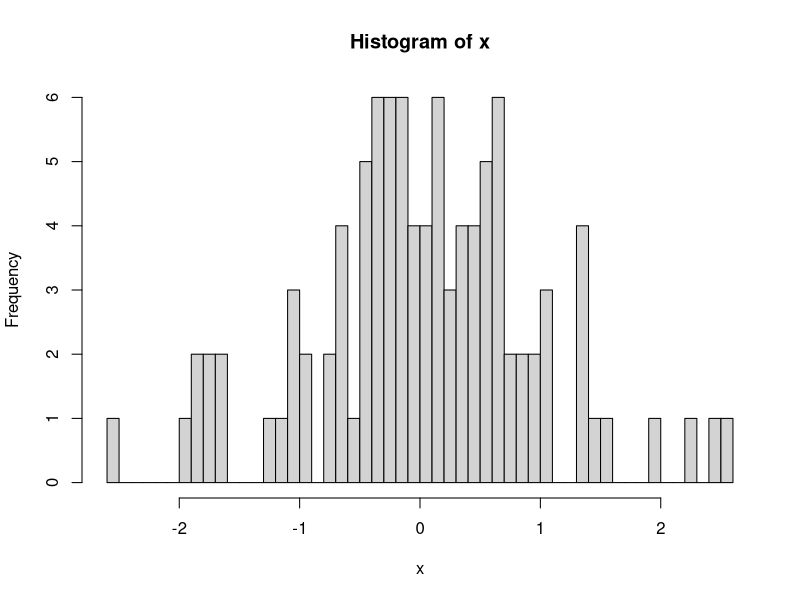

Write R code to recreate this figure.
getwd()
# setwd()
x = 1
y = 2
z = x+y
print(z)

# integer를 원한다면
1L
2L
3L

Inf
-Inf

NaN
0/0

x = 'will'
mode(x)

x = 0.5
mode(x)

x = 12L
mode(x)

x = 2+3i
mode(x)

x = F
mode(x)

# Attributes
x = 10
attributes(x)


x = c(1, 2, 3)
y = c(4, 5, 6)
z = rbind(x, y)
attributes(z)
z = cbind(x, y)
z

# Data Structures
x = 1:10
length(x)

y = c("will", '12 34', 'a')
is.vector(y)

z = matrix(x, nrow = 2)
is.matrix(z)

a = 1:12
z = array(a, dim = c(2, 3, 2))
is.array(z)

b = list(X = x, A = a, Z = z)
b$X
b$Z

x = 1:10
y = sample(letters, 10)
z = data.frame(x, y)

x = rnorm(100)
y = hist(x, breaks = 40)

save.image("Week 2.RData")


# 수통입 과제 ㅎㅎ
x = c(3, 6, 8, 2, 5, 1, 5)
y = c(5, 6, 7, 3, 6, -1, 3)


sample_cov = function(x, y){
  x_mean = mean(x); print(x_mean)
  x_dev <- x-x_mean; print(x_dev)
  
  
  y_mean = mean(y); print(y_mean)
  y_dev <- y-y_mean; print(y_dev)
  

  x_y_dev <- x_dev * y_dev; print(x_y_dev)
  total <- sum(x_y_dev);   print(total)

  return (total/(length(x) - 1))
}

sample_var = function(x){
  x_mean = mean(x); print(x_mean)
  
  x_dev <- x-x_mean; print(x_dev)
  x_dev_squ <- x_dev^2; print(x_dev_squ)
  
  total <- sum(x_dev_squ); print(total)
  
  return (total/(length(x) - 1))
}


sxx = function(x){
  x_mean = mean(x); print(x_mean)
  
  x_dev <- x-x_mean; print(x_dev)
  x_dev_squ <- x_dev^2; print(x_dev_squ)
  
  total <- sum(x_dev_squ)

  return(total)
}



























